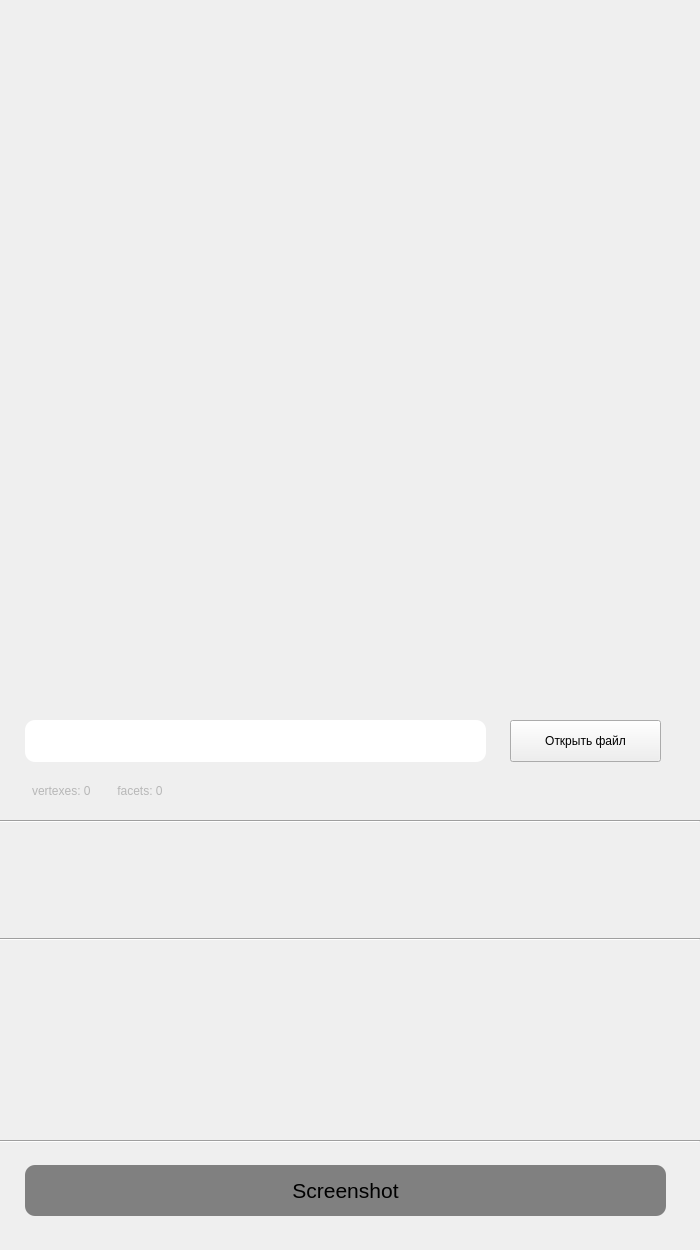
<?xml version="1.0" encoding="UTF-8"?>
<ui version="4.0">
 <class>Viewer</class>
 <widget class="QMainWindow" name="Viewer">
  <property name="geometry">
   <rect>
    <x>0</x>
    <y>0</y>
    <width>700</width>
    <height>1250</height>
   </rect>
  </property>
  <property name="minimumSize">
   <size>
    <width>700</width>
    <height>1180</height>
   </size>
  </property>
  <property name="maximumSize">
   <size>
    <width>700</width>
    <height>1250</height>
   </size>
  </property>
  <property name="windowTitle">
   <string>Viewer</string>
  </property>
  <widget class="QWidget" name="centralwidget">
   <widget class="QLineEdit" name="lineEdit_timer">
    <property name="geometry">
     <rect>
      <x>30</x>
      <y>1165</y>
      <width>101</width>
      <height>21</height>
     </rect>
    </property>
    <property name="styleSheet">
     <string notr="true">QLineEdit {
	background:transparent;
	border: 0px;
	color:gray;
}</string>
    </property>
    <property name="text">
     <string/>
    </property>
    <property name="readOnly">
     <bool>true</bool>
    </property>
   </widget>
   <widget class="QPushButton" name="button_create_img">
    <property name="enabled">
     <bool>false</bool>
    </property>
    <property name="geometry">
     <rect>
      <x>25</x>
      <y>1165</y>
      <width>641</width>
      <height>51</height>
     </rect>
    </property>
    <property name="font">
     <font>
      <pointsize>16</pointsize>
     </font>
    </property>
    <property name="styleSheet">
     <string notr="true">QPushButton{
    color:black;
    background-color: white;
    border-width: 0px;
    border-radius: 10px;
}

QPushButton:disabled{
    color:black;
    background-color: gray;
    border-width: 0px;
    border-radius: 10px;
}

QPushButton:pressed{
    color:black;
    background-color: gray;
    border-width: 0px;
    border-radius: 10px;
}</string>
    </property>
    <property name="text">
     <string>Screenshot</string>
    </property>
   </widget>
   <widget class="QPushButton" name="button_open_file">
    <property name="geometry">
     <rect>
      <x>510</x>
      <y>720</y>
      <width>151</width>
      <height>42</height>
     </rect>
    </property>
    <property name="styleSheet">
     <string notr="true">QPushButton#button_open_file{
    color:black;
    background-color: white;
    border-width: 0px;
    border-radius: 10px;
}

QPushButton#button_open_file:pressed{
    color:black;
    background-color: grey;
    border-width: 0px;
    border-radius: 10px;
}</string>
    </property>
    <property name="text">
     <string>Открыть файл</string>
    </property>
   </widget>
   <widget class="QLineEdit" name="input_filename">
    <property name="enabled">
     <bool>true</bool>
    </property>
    <property name="geometry">
     <rect>
      <x>25</x>
      <y>720</y>
      <width>461</width>
      <height>42</height>
     </rect>
    </property>
    <property name="mouseTracking">
     <bool>true</bool>
    </property>
    <property name="styleSheet">
     <string notr="true">QLineEdit#input_filename{
    color:black;
    background-color: white;
    border-width: 0px;
    border-radius: 10px;
}</string>
    </property>
    <property name="text">
     <string/>
    </property>
    <property name="readOnly">
     <bool>true</bool>
    </property>
   </widget>
   <widget class="QLineEdit" name="info_of_object">
    <property name="geometry">
     <rect>
      <x>30</x>
      <y>780</y>
      <width>451</width>
      <height>21</height>
     </rect>
    </property>
    <property name="styleSheet">
     <string notr="true">QLineEdit#info_of_object {
	background:transparent;
	border: 0px;
	color:gray;
}</string>
    </property>
    <property name="text">
     <string/>
    </property>
    <property name="readOnly">
     <bool>true</bool>
    </property>
    <property name="placeholderText">
     <string>vertexes: 0       	facets: 0</string>
    </property>
   </widget>
   <widget class="QWidget" name="verticalLayoutWidget">
    <property name="geometry">
     <rect>
      <x>0</x>
      <y>0</y>
      <width>701</width>
      <height>701</height>
     </rect>
    </property>
    <layout class="QVBoxLayout" name="object_observer_window">
     <property name="sizeConstraint">
      <enum>QLayout::SetDefaultConstraint</enum>
     </property>
    </layout>
   </widget>
   <widget class="QWidget" name="verticalLayoutWidget_2">
    <property name="geometry">
     <rect>
      <x>0</x>
      <y>940</y>
      <width>701</width>
      <height>201</height>
     </rect>
    </property>
    <layout class="QVBoxLayout" name="style_panel"/>
   </widget>
   <widget class="Line" name="line">
    <property name="geometry">
     <rect>
      <x>0</x>
      <y>938</y>
      <width>700</width>
      <height>3</height>
     </rect>
    </property>
    <property name="orientation">
     <enum>Qt::Horizontal</enum>
    </property>
   </widget>
   <widget class="Line" name="line_3">
    <property name="geometry">
     <rect>
      <x>0</x>
      <y>1140</y>
      <width>700</width>
      <height>3</height>
     </rect>
    </property>
    <property name="orientation">
     <enum>Qt::Horizontal</enum>
    </property>
   </widget>
   <widget class="Line" name="line_4">
    <property name="geometry">
     <rect>
      <x>0</x>
      <y>820</y>
      <width>700</width>
      <height>3</height>
     </rect>
    </property>
    <property name="styleSheet">
     <string notr="true">Line#line_4{
    color:#1C1C1C;
}</string>
    </property>
    <property name="orientation">
     <enum>Qt::Horizontal</enum>
    </property>
   </widget>
   <widget class="QWidget" name="verticalLayoutWidget_3">
    <property name="geometry">
     <rect>
      <x>0</x>
      <y>820</y>
      <width>701</width>
      <height>121</height>
     </rect>
    </property>
    <layout class="QVBoxLayout" name="modification_panel"/>
   </widget>
  </widget>
 </widget>
 <resources/>
 <connections/>
</ui>
